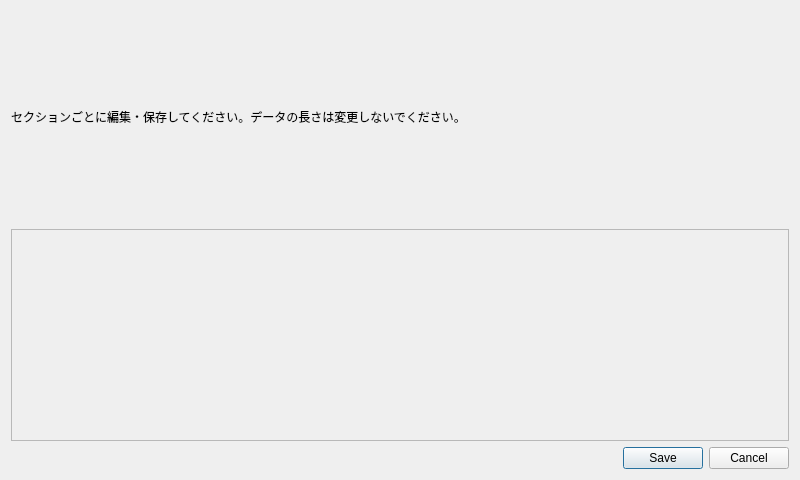
<?xml version="1.0" encoding="UTF-8"?>
<ui version="4.0">
 <class>ManualEditDialog</class>
 <widget class="QDialog" name="ManualEditDialog">
  <property name="geometry">
   <rect>
    <x>0</x>
    <y>0</y>
    <width>800</width>
    <height>480</height>
   </rect>
  </property>
  <property name="windowTitle">
   <string>バイナリエディタ</string>
  </property>
  <layout class="QVBoxLayout" name="verticalLayout">
   <item>
    <widget class="QLabel" name="label_2">
     <property name="text">
      <string>セクションごとに編集・保存してください。データの長さは変更しないでください。</string>
     </property>
    </widget>
   </item>
   <item>
    <layout class="QHBoxLayout" name="horizontalLayout">
     <item>
      <widget class="QHexEdit" name="frame">
       <property name="frameShape">
        <enum>QFrame::StyledPanel</enum>
       </property>
       <property name="frameShadow">
        <enum>QFrame::Raised</enum>
       </property>
      </widget>
     </item>
    </layout>
   </item>
   <item>
    <widget class="QDialogButtonBox" name="buttonBox">
     <property name="orientation">
      <enum>Qt::Horizontal</enum>
     </property>
     <property name="standardButtons">
      <set>QDialogButtonBox::Cancel|QDialogButtonBox::Save</set>
     </property>
    </widget>
   </item>
  </layout>
 </widget>
 <customwidgets>
  <customwidget>
   <class>QHexEdit</class>
   <extends>QFrame</extends>
   <header>QHexEdit/qhexedit.h</header>
   <container>1</container>
  </customwidget>
 </customwidgets>
 <resources/>
 <connections>
  <connection>
   <sender>buttonBox</sender>
   <signal>accepted()</signal>
   <receiver>ManualEditDialog</receiver>
   <slot>accept()</slot>
   <hints>
    <hint type="sourcelabel">
     <x>248</x>
     <y>254</y>
    </hint>
    <hint type="destinationlabel">
     <x>157</x>
     <y>274</y>
    </hint>
   </hints>
  </connection>
  <connection>
   <sender>buttonBox</sender>
   <signal>rejected()</signal>
   <receiver>ManualEditDialog</receiver>
   <slot>reject()</slot>
   <hints>
    <hint type="sourcelabel">
     <x>316</x>
     <y>260</y>
    </hint>
    <hint type="destinationlabel">
     <x>286</x>
     <y>274</y>
    </hint>
   </hints>
  </connection>
 </connections>
</ui>
